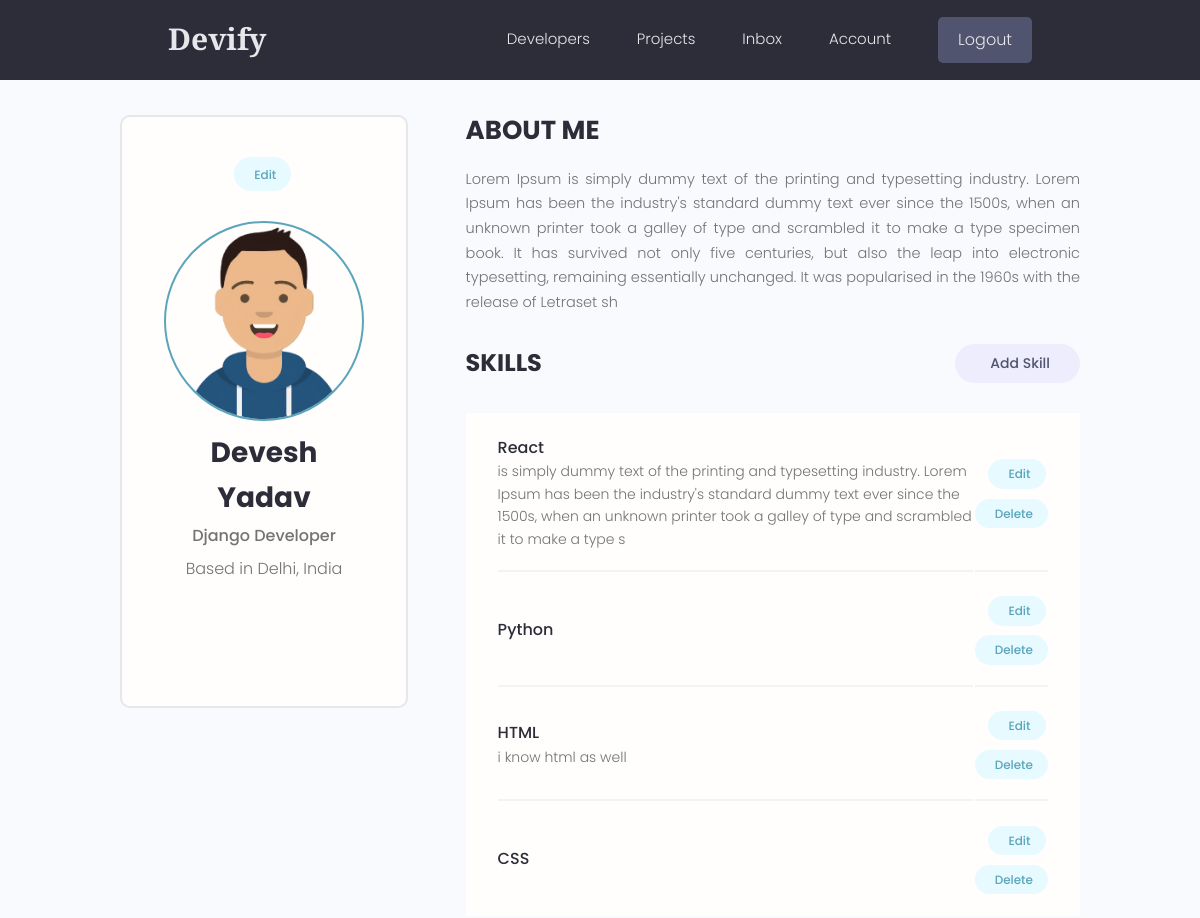
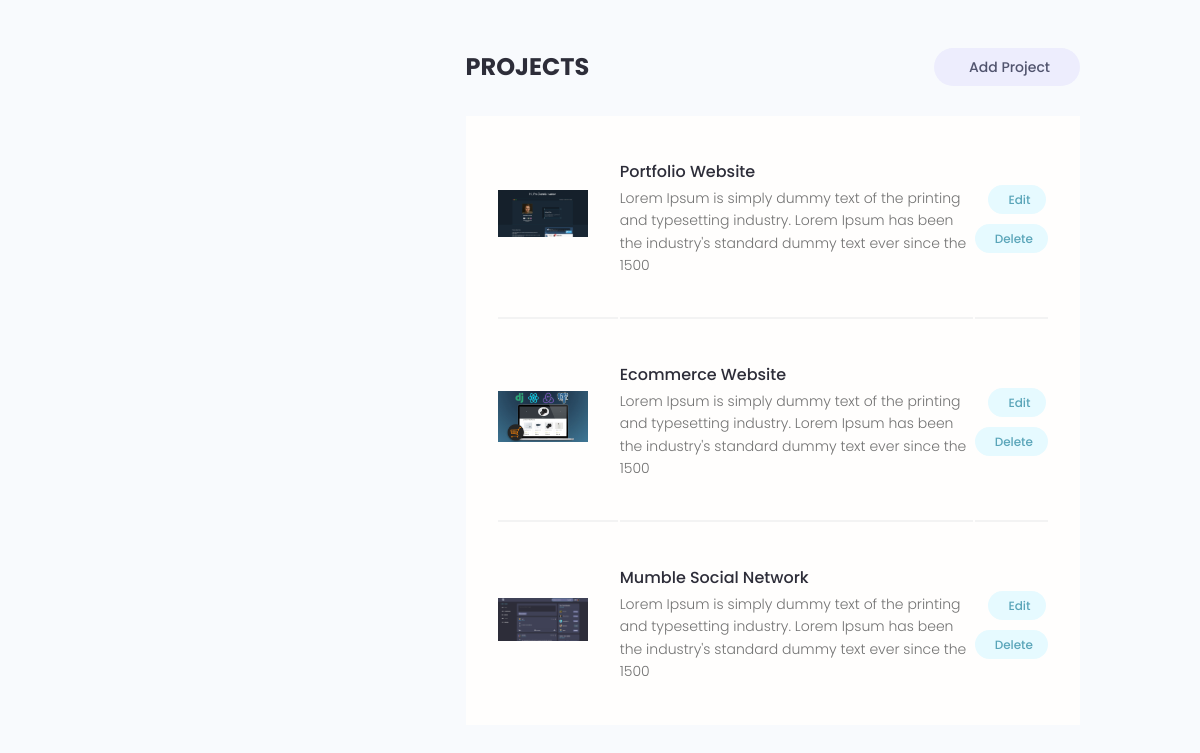
/account/ (signed in), run on an earlier commit of the app's database (2 pictures, top to bottom).
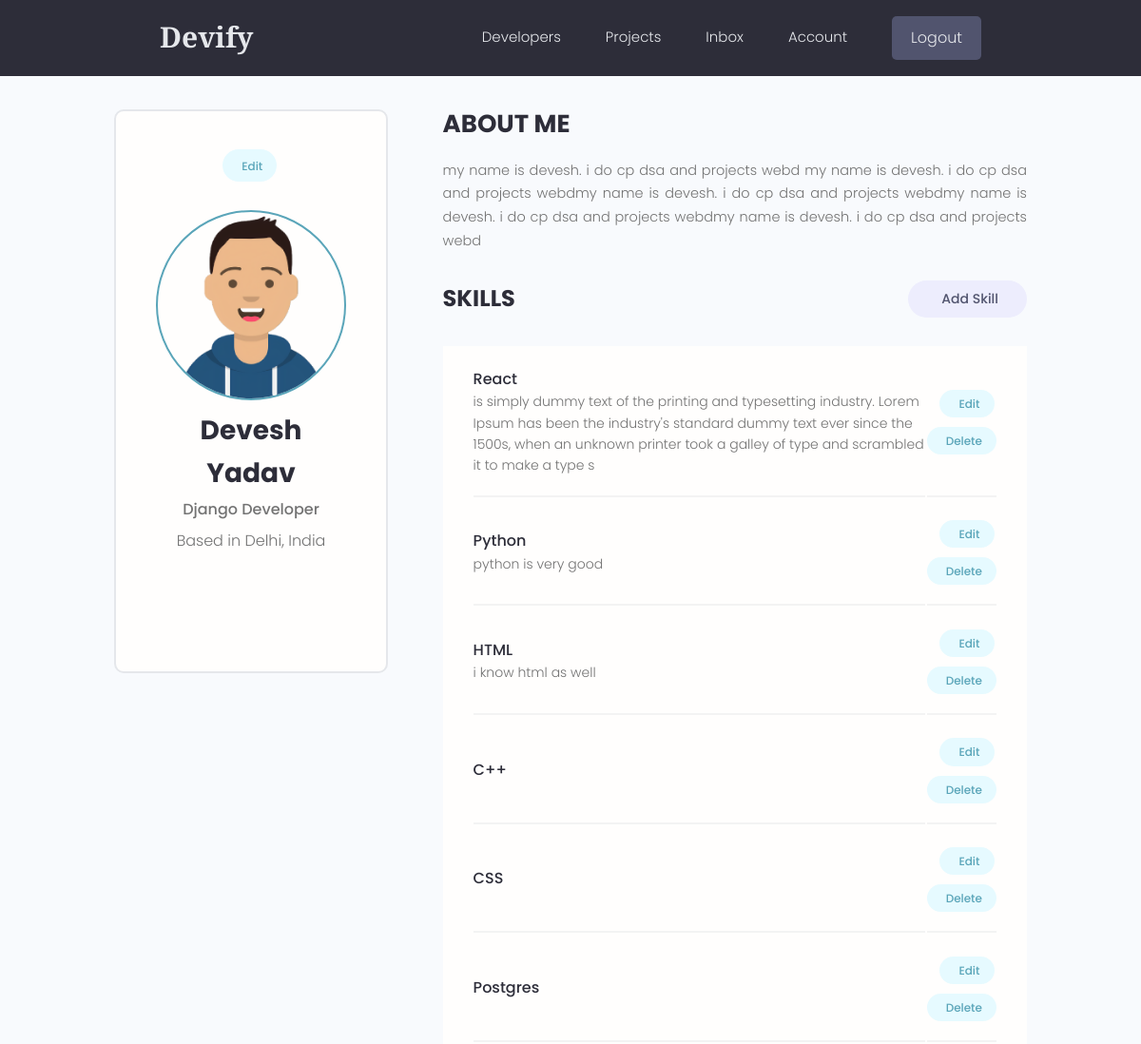
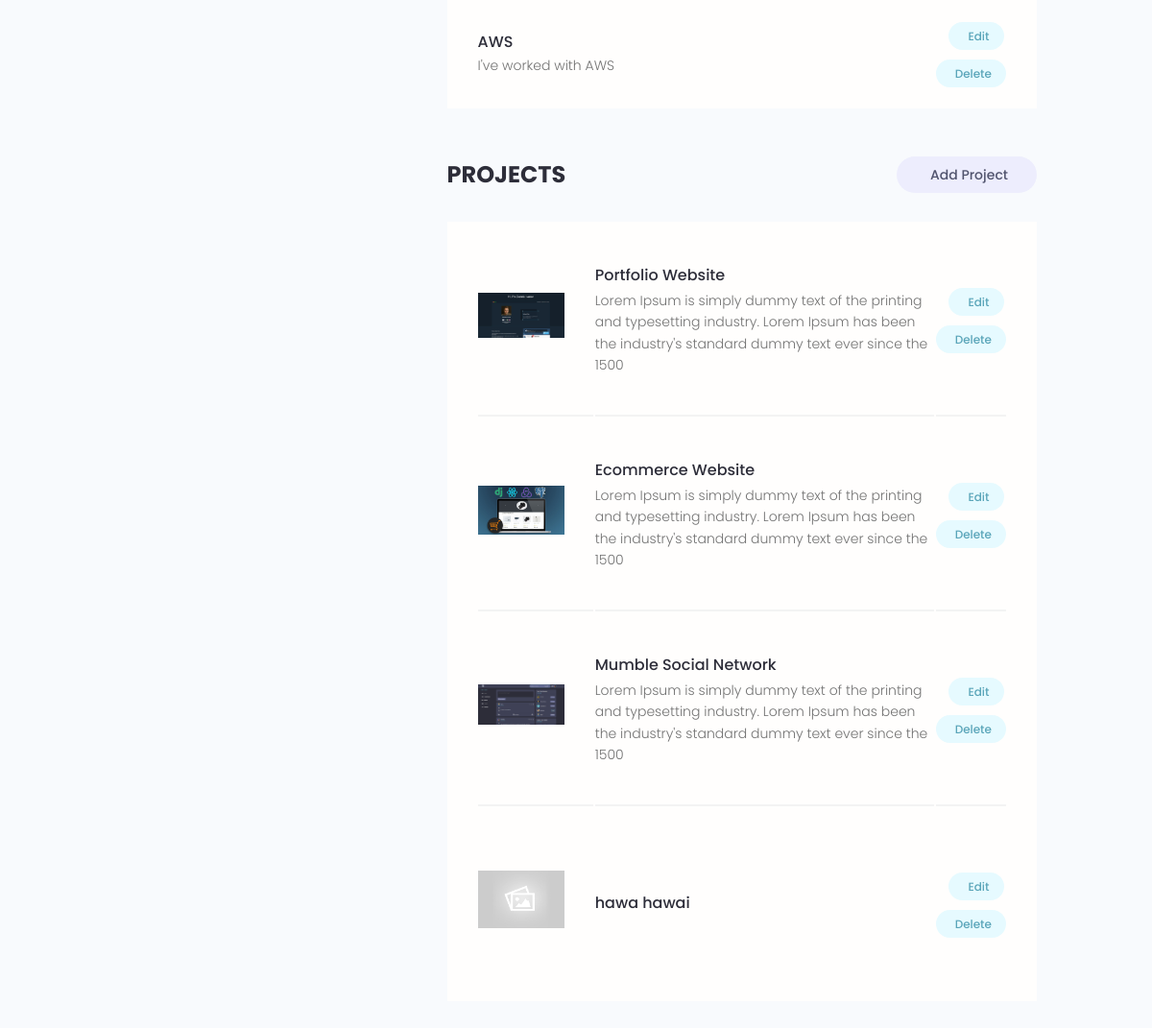
And on a later commit of the database (2 pictures, top to bottom).
### users/models.py (models this page shows, shortened)
class Profile(models.Model):
    user = models.OneToOneField(User, on_delete=models.CASCADE , null=True, blank=True)
    name = models.CharField(max_length=200, blank=True, null=True)
    email = models.EmailField(max_length=500,blank=True,null=True)
    username = models.CharField(max_length=200, blank=True, null=True)
    location = models.CharField(max_length=200, blank=True, null=True)
    short_intro = models.CharField(max_length=2000,blank=True,null=True)
    bio = models.TextField(blank=True, null=True)
    profile_image = models.ImageField(blank=True, null=True, upload_to = 'profiles/',default='profiles/user-default.png')
    social_github = models.CharField(max_length=200, blank=True, null=True)
    social_twitter = models.CharField(max_length=200, blank=True, null=True)
    social_linkedin = models.CharField(max_length=200, blank=True, null=True)
    social_youtube = models.CharField(max_length=200, blank=True, null=True)
    social_website = models.CharField(max_length=200, blank=True, null=True)
    created = models.DateTimeField(auto_now_add=True)
    id = models.UUIDField(default=uuid.uuid4, unique=True , primary_key=True, editable=False)

class Skill(models.Model):
    owner = models.ForeignKey(Profile,on_delete=models.CASCADE , null=True, blank=True )
    name = models.CharField(max_length=200, blank=True, null=True)
    description = models.CharField(max_length=1000,blank=True, null=True)
    created = models.DateTimeField(auto_now_add=True)
    id = models.UUIDField(default=uuid.uuid4, unique=True , primary_key=True, editable=False)

### projects/models.py (models this page shows, shortened)
class Project(models.Model):
    owner = models.ForeignKey(Profile, null=True, blank=True,on_delete=models.SET_NULL)
    title = models.CharField(max_length=200)
    description = models.TextField(null=True, blank=True)
    featured_image = models.ImageField(null=True, blank=True,default="default.jpg")
    demo_link = models.CharField(max_length=2000, null=True, blank=True)
    source_link = models.CharField(max_length=2000, null=True, blank=True)
    tags = models.ManyToManyField('Tag',blank=True)
    vote_total = models.IntegerField(default=0,null=True,blank=True)
    vote_ratio = models.IntegerField(default=0,null=True,blank=True)
    created = models.DateTimeField(auto_now_add=True)
    id = models.UUIDField(default=uuid.uuid4, unique=True , primary_key=True, editable=False)
    class Meta:
        ordering = ['-vote_total']

### users/views.py (the view)
# urls.py: path('account/',views.userAccount,name="account"),
@login_required(login_url='login')
def userAccount(request):
    profile = request.user.profile
    skills = profile.skill_set.all()
    projects = profile.project_set.all()
    context={'profile':profile,'skills':skills,'projects':projects}
    return render(request,'users/account.html',context)

### users/templates/users/account.html (shortened to what this page needs)
{% extends 'main.html' %}
{% block content %}
<main class="settingsPage profile my-md">
  <div class="container">
    <div class="layout">
      <div class="column column--1of3">
        <div class="card text-center">
          <div class="card__body dev">
            <a class="tag tag--pill tag--main settings__btn" href="{%url 'edit-account'%}"> Edit</a>
            <img class="avatar avatar--xl dev__avatar" src="{{ profile.profile_image.url}}" />
            <h2 class="dev__name">{{profile.name}}</h2>
            <p class="dev__title">{{profile.short_intro}}</p>
            <p class="dev__location">Based in {{profile.location}}</p>
            <ul class="dev__social">
            </ul>
          </div>
        </div>
      </div>
      <div class="column column--2of3">
        <div class="devInfo">
          <h3 class="devInfo__title">About Me</h3>
          <p class="devInfo__about">{{profile.bio}}</p>
        </div>
        <div class="settings">
          <h3 class="settings__title">Skills</h3>
          <a class="tag tag--pill tag--sub settings__btn tag--lg" href="{% url 'create-skill' %}"> Add Skill</a>
        </div>
        <table class="settings__table">
          {% for skill in skills %}
          <tr>
            <td class="settings__tableInfo">
              <h4>{{skill.name}}</h4>
              <p>
                {% if skill.description %}
                {{skill.description}}
                {% endif %}
              </p>
            </td>
            <td class="settings__tableActions">
              <a class="tag tag--pill tag--main settings__btn" href="{% url 'update-skill' skill.id %}"> Edit</a>
              <a class="tag tag--pill tag--main settings__btn" href="{% url 'delete-skill' skill.id %}?next=/account">
                Delete</a>
            </td>
          </tr>
          {% endfor %}
        </table>
        <div class="settings">
          <h3 class="settings__title">Projects</h3>
          <a class="tag tag--pill tag--sub settings__btn tag--lg" href="{% url 'create-project' %}"> Add Project</a>
        </div>
        <table class="settings__table">
          {% for project in projects %}
          <tr>
            <td class="settings__thumbnail">
              <a href="{% url 'project' project.id %}"><img src="{{project.featured_image.url}}" alt="Project Thumbnail" /></a>
            </td>
            <td class="settings__tableInfo">
              <a href="{% url 'project' project.id %}">{{project.title}}</a>
              <p> {{project.description|slice:"150"}} </p>
            </td>
            <td class="settings__tableActions">
              <a class="tag tag--pill tag--main settings__btn" href="{% url 'update-project' project.id %}"> Edit</a>
              <a class="tag tag--pill tag--main settings__btn" href="{% url 'delete-project' project.id %}?next=/account">
                Delete</a>
            </td>
          </tr>
          {% endfor %}
        </table>
      </div>
    </div>
  </div>
</main>
{% endblock %}

### templates/main.html (shortened to what this page needs)
<!DOCTYPE html>
{% load static %}
<html lang="en">
<head>
    <link rel="stylesheet" href="https://cdn.iconmonstr.com/1.3.0/css/iconmonstr-iconic-font.min.css" />
    <link rel="stylesheet" href="{%static 'uikit/styles/uikit.css' %}" />
    <link rel="stylesheet" href="{% static 'styles/app.css' %}" />
</head>
<body>
    {% include 'navbar.html' %}
    {% block content %}
    {% endblock content %}
</body>
</html>

### templates/navbar.html (shortened to what this page needs)
{% load static %}
<header class="header">
  <div class="container container--narrow">
    <a href="{% url 'projects' %}" class="header__logo">
      <h3 class="logo">Devify</h3>
    </a>
    <nav class="header__nav">
      <ul class="header__menu">
        <li class="header__menuItem"><a href="{% url 'profiles' %}">Developers</a></li>
        <li class="header__menuItem"><a href="{% url 'projects' %}">Projects</a></li>
        <li class="header__menuItem"><a href="">Inbox</a></li>
        {% if request.user.is_authenticated %}
        <li class="header__menuItem"><a href="{% url 'account' %}">Account</a></li>
        <li class="header__menuItem"><a href="{% url 'logout' %}" class="btn btn--sub">Logout</a></li>
        {% else %}
        <li class="header__menuItem"><a href="{% url 'login' %}" class="btn btn--sub">Login/Sign Up</a></li>
        {% endif %}
      </ul>
    </nav>
  </div>
</header>

### static/styles/app.css (style rules this page uses)
:root { --color-sub: #2d2d39; }
.btn--sub { background-color: var(--color-sub-light); }
.card { border: 2px solid var(--color-light); }
img { width: 100%; }
.header { position: sticky; z-index: 111; background-color: var(--color-sub); padding: 1.5rem 0; }
.header > .container { display: flex; justify-content: space-between; align-items: center; }
.logo { color: var(--color-light); font-family: 'Cormorant Garamond', serif; font-weight: bold; font-size: 3rem; }
.header__nav > ul { display: inline-flex; align-items: center; list-style: none; gap: 4.7rem; }
.header__menuItem > a { color: var(--color-light); font-weight: 300; }
.profile .card > .dev { padding: 4rem; }
.dev__avatar { display: block; margin: auto; }
.dev__name { color: var(--color-sub); font-size: 2.8rem; font-weight: 700; margin-top: 1rem; margin-bottom: 0.5rem; }
.dev__title { font-size: 1.6rem; font-weight: 500; line-height: 1.3; }
.dev__location { margin-top: 1rem; }
.dev__social { margin: 3rem 0; list-style: none; display: flex; justify-content: center; gap: 1.5rem; }
.devInfo { margin-bottom: 3rem; }
.devInfo__title, .devInfo__subtitle { font-size: 2.6rem; color: var(--color-sub); text-transform: uppercase; font-weight: 700; margin-bottom: 1.5rem; }
.devInfo__about, .devSkill__info { font-size: 1.45rem; line-height: 1.7; text-align: justify; }
.settingsPage .dev > .settings__btn { display: inline-block; margin-bottom: 3rem; }
.settings { display: flex; justify-content: space-between; align-items: center; }
.settings__title { font-size: 2.4rem; text-transform: uppercase; font-weight: 700; color: var(--color-sub); }
.settings__table { margin-top: 3rem; margin-bottom: 5rem; padding: 0 3rem; background: var(--color-white); }
.settings__table tr { width: 100%; }
.settings__table tr > td { padding: 2rem 0; }
.settings__table tr:not(:last-child) td { border-bottom: 2px solid var(--color-white-light); }
.settings__thumbnail { width: 23%; min-width: 10rem; }
.settings__thumbnail img { padding-right: 3rem; height: 15rem; object-fit: contain; }
.settings__tableInfo { width: 100%; }
.settings__tableInfo h4, .settings__tableInfo a { padding-right: 1rem; width: auto; font-size: 1.6rem; font-weight: 500; color: var(--color-sub); }
.settings__tableInfo p { font-size: 1.4rem; }
.settings__tableActions { text-align: right; }

### static/uikit/styles/modules/_variables.css (style rules this page uses)
:root { --color-main: #5aa5b9; --color-main-light: #e6faff; --color-sub: #3f4156; --color-sub-light: #51546e; --color-sub-lighter: #ededfd; --color-text: #737373; --color-gray: #8b8b8b; --color-light: #e5e7eb; --color-light-gray: #767676; --color-bg: #f8fafd; --color-white: #fffefd; --color-white-light: #f3f3f3; --color-success: #359e64; --color-success-bg: #def8e8; --color-error: #fc4b0b; --color-error-bg: #fff2ee; --font-base: 'Poppins', arial, helvetica, 'Segoe UI', roboto, ubuntu, sans-serif; --font-monospace: 'Fira Code', 'Courier New', courier, monospace; --font-regular: 300; --font-medium: 500; --font-bold: 700; --generic-shadow: 1px 1px 5px #00000010; --generic-transition: all 0.3s ease-in-out; }

### static/uikit/styles/modules/_base.css (style rules this page uses)
* { margin: 0; padding: 0; box-sizing: border-box; text-rendering: optimizeLegibility; color: inherit; font-size: inherit; }
html { font-size: 50%; }
@media only screen and (min-width: 480px) { html { font-size: 56.25%; } }
@media only screen and (min-width: 1200px) { html { font-size: 62.5%; } }
body { line-height: 1.6; font-weight: 400; font-size: 1.5rem; color: var(--color-text); background-color: var(--color-bg); min-height: 100vh; }

### static/uikit/styles/modules/_typography.css (style rules this page uses)
* { font-family: var(--font-base); }
h2 { font-size: 3.6rem; font-weight: var(--font-bold); }
h3 { font-size: 3.2rem; font-weight: var(--font-medium); }
h4 { font-size: 2.8rem; font-weight: var(--font-medium); }
p, span, strong { font-size: 1.6rem; color: var(--color-text); font-weight: var(--font-regular); }
a { padding-bottom: 2px; text-decoration: none; display: inline-block; color: var(--color-main); font-weight: var(--font-medium); }

### static/uikit/styles/modules/_utilities.css (style rules this page uses)
.container { width: 92%; max-width: 165rem; margin: 0 auto; box-sizing: border-box; }
.container--narrow { width: 92%; max-width: 120rem; }
@media screen and (min-width: 1000px) { .container { width: 90%; } }
@media screen and (min-width: 1000px) { .container--narrow { width: 85%; } }
@media screen and (min-width: 1200px) { .container { width: 80%; } }
@media screen and (min-width: 1200px) { .container--narrow { width: 72%; } }
.text-center { text-align: center; }
.my-md { margin: 3rem auto; }

What changed in the data, as far as the page shows it:
changed Profile "Devesh Yadav": bio "Lorem Ipsum is simply dummy text of the printing and typesetting industry. Lorem Ipsum has been the industry's standard dummy text ever since the 1500s, when an unknown printer took a galley of type and scrambled it to make a type specimen book. It has survived not only five centuries, but also the leap into electronic typesetting, remaining essentially unchanged. It was popularised in the 1960s with the release of Letraset sh" → "my name is devesh. i do cp dsa and projects webd my name is devesh. i do cp dsa and projects webdmy name is devesh. i do cp dsa and projects webdmy name is devesh. i do cp dsa and projects webdmy name is devesh. i do cp dsa and projects webd"
changed Skill "Python": description (not shown) → "python is very good"
added Skill: name "C++"
added Skill: name "Postgres"
added Skill: name "AWS", description "I've worked with AWS"
added Project: featured_image (placeholder picture), title "hawa hawai"
